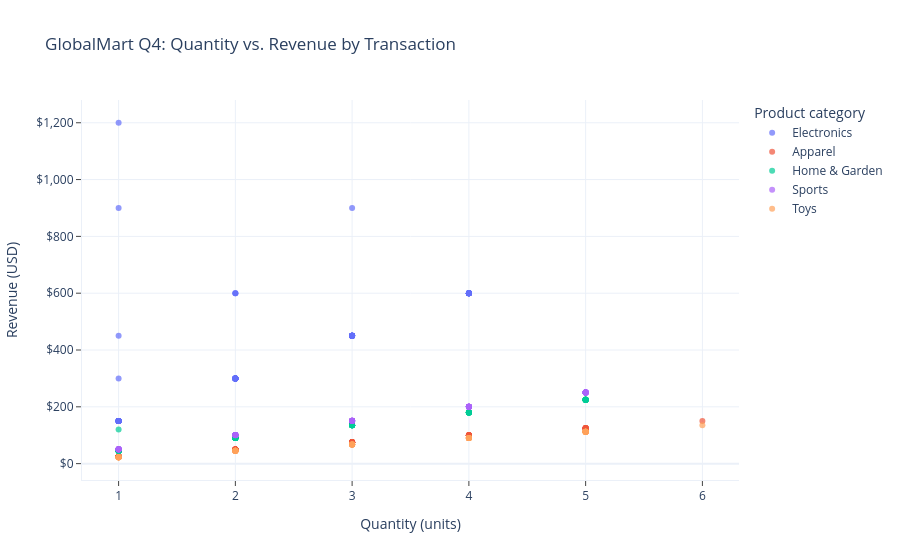

Write notebook code for a chart like this one.
### Markdown cell above
### 5b. Interactive scatter plot: Quantity vs. Revenue
**Logic:** Use Plotly Express to plot each cleaned transaction as a point, with `Quantity` on the X-axis and `Revenue` on the Y-axis. Hover tooltips display the `Product_Category` (plus the `Region` and the exact values), and points are colored by product category so executives can click the legend to isolate a category, and zoom or pan to explore. The chart gets a descriptive title, labeled axes, whole-number Quantity ticks and a clean white template. It is then exported to `../output/dashboard.html`, a self-contained file that works in any browser without Python.

**Expected output:** an interactive scatter of 387 points that sit in vertical strips at Quantity 1 to 6, with Electronics spreading highest on Revenue; the cell also prints a confirmation that `dashboard.html` was written.

### Code cell
from pathlib import Path
Path('../output').mkdir(exist_ok=True)

fig = px.scatter(
    cleaned_sales,
    x='Quantity',
    y='Revenue',
    color='Product_Category',
    hover_data={'Product_Category': True, 'Region': True,
                'Quantity': True, 'Revenue': ':$,.2f'},
    title='GlobalMart Q4: Quantity vs. Revenue by Transaction',
    labels={'Quantity': 'Quantity (units)', 'Revenue': 'Revenue (USD)',
            'Product_Category': 'Product category'},
    opacity=0.7,
    template='plotly_white'
)

fig.update_xaxes(dtick=1, showline=True, ticks='outside')
fig.update_yaxes(tickprefix='$', tickformat=',', showline=True, ticks='outside')

# Show the interactive plot inline
fig.show()

# Export the interactive scatter plot for stakeholder distribution
fig.write_html('../output/dashboard.html')
print('Exported ../output/dashboard.html')

### Figure 1 — Plotly figure (JSON) as saved in the notebook; plotly's stock layout.template omitted (floating-point values rounded to 4 significant figures; data arrays with more than 128 entries replaced by an {"elided": "..."} marker saying what was removed)
{"data": [{"customdata": {"elided": "79x2 str values"}, "hovertemplate": "Product category=%{customdata[0]}<br>Quantity (units)=%{x}<br>Revenue (USD)=%{y:$,.2f}<br>Region=%{customdata[1]}<extra></extra>", "legendgroup": "Electronics", "marker": {"color": "#636efa", "opacity": 0.7, "symbol": "circle"}, "mode": "markers", "name": "Electronics", "orientation": "v", "showlegend": true, "type": "scatter", "x": [2, 1, 1, 2, 1, 3, 1, 2, 1, 3, 2, 1, 4, 2, 3, 2, 4, 2, 3, 1, 3, 2, 4, 1, 3, 2, 1, 4, 3, 2, 1, 3, 4, 1, 2, 3, 1, 4, 3, 2, 4, 1, 4, 2, 3, 1, 4, 2, 4, 1, 3, 2, 4, 1, 3, 2, 4, 1, 3, 2, 4, 1, 3, 2, 4, 1, 3, 2, 4, 1, 3, 2, 4, 1, 3, 2, 4, 1, 3], "xaxis": "x", "y": [600.0, 900.0, 1200.0, 600.0, 450.0, 900.0, 300.0, 600.0, 150.0, 450.0, 300.0, 150.0, 600.0, 300.0, 450.0, 300.0, 600.0, 300.0, 450.0, 150.0, 450.0, 300.0, 600.0, 150.0, 450.0, 300.0, 150.0, 600.0, 450.0, 300.0, 150.0, 450.0, 600.0, 150.0, 300.0, 450.0, 150.0, 600.0, 450.0, 300.0, 600.0, 150.0, 600.0, 300.0, 450.0, 150.0, 600.0, 300.0, 600.0, 150.0, 450.0, 300.0, 600.0, 150.0, 450.0, 300.0, 600.0, 150.0, 450.0, 300.0, 600.0, 150.0, 450.0, 300.0, 600.0, 150.0, 450.0, 300.0, 600.0, 150.0, 450.0, 300.0, 600.0, 150.0, 450.0, 300.0, 600.0, 150.0, 450.0], "yaxis": "y"}, {"customdata": {"elided": "80x2 str values"}, "hovertemplate": "Product category=%{customdata[0]}<br>Quantity (units)=%{x}<br>Revenue (USD)=%{y:$,.2f}<br>Region=%{customdata[1]}<extra></extra>", "legendgroup": "Apparel", "marker": {"color": "#EF553B", "opacity": 0.7, "symbol": "circle"}, "mode": "markers", "name": "Apparel", "orientation": "v", "showlegend": true, "type": "scatter", "x": [5, 2, 3, 1, 6, 4, 2, 1, 3, 5, 1, 4, 2, 3, 1, 4, 5, 1, 3, 2, 4, 5, 1, 2, 3, 5, 1, 2, 5, 3, 4, 2, 1, 5, 3, 4, 1, 2, 5, 1, 3, 2, 5, 1, 4, 3, 1, 2, 3, 4, 1, 2, 1, 3, 4, 2, 1, 5, 2, 4, 1, 3, 2, 1, 3, 5, 2, 1, 3, 2, 1, 5, 3, 4, 1, 2, 1, 5, 2, 3], "xaxis": "x", "y": [125.0, 50.0, 75.0, 25.0, 150.0, 100.0, 50.0, 25.0, 75.0, 125.0, 25.0, 100.0, 50.0, 75.0, 25.0, 100.0, 125.0, 25.0, 75.0, 50.0, 100.0, 125.0, 25.0, 50.0, 75.0, 125.0, 25.0, 50.0, 125.0, 75.0, 100.0, 50.0, 25.0, 125.0, 75.0, 100.0, 25.0, 50.0, 125.0, 25.0, 75.0, 50.0, 125.0, 25.0, 100.0, 75.0, 25.0, 50.0, 75.0, 100.0, 25.0, 50.0, 25.0, 75.0, 100.0, 50.0, 25.0, 125.0, 50.0, 100.0, 25.0, 75.0, 50.0, 25.0, 75.0, 125.0, 50.0, 25.0, 75.0, 50.0, 25.0, 125.0, 75.0, 100.0, 25.0, 50.0, 25.0, 125.0, 50.0, 75.0], "yaxis": "y"}, {"customdata": {"elided": "79x2 str values"}, "hovertemplate": "Product category=%{customdata[0]}<br>Quantity (units)=%{x}<br>Revenue (USD)=%{y:$,.2f}<br>Region=%{customdata[1]}<extra></extra>", "legendgroup": "Home & Garden", "marker": {"color": "#00cc96", "opacity": 0.7, "symbol": "circle"}, "mode": "markers", "name": "Home & Garden", "orientation": "v", "showlegend": true, "type": "scatter", "x": [1, 1, 3, 4, 2, 1, 5, 4, 2, 1, 3, 1, 4, 2, 5, 3, 1, 2, 5, 4, 1, 3, 2, 1, 4, 2, 1, 3, 5, 2, 4, 1, 2, 5, 1, 4, 2, 1, 5, 2, 3, 5, 1, 3, 2, 5, 4, 1, 5, 2, 3, 4, 5, 2, 1, 5, 3, 4, 2, 5, 3, 1, 4, 5, 2, 3, 4, 1, 5, 3, 2, 4, 1, 5, 3, 4, 2, 1, 5], "xaxis": "x", "y": [45.0, 120.0, 135.0, 180.0, 90.0, 45.0, 225.0, 180.0, 90.0, 45.0, 135.0, 45.0, 180.0, 90.0, 225.0, 135.0, 45.0, 90.0, 225.0, 180.0, 45.0, 135.0, 90.0, 45.0, 180.0, 90.0, 45.0, 135.0, 225.0, 90.0, 180.0, 45.0, 90.0, 225.0, 45.0, 180.0, 90.0, 45.0, 225.0, 90.0, 135.0, 225.0, 45.0, 135.0, 90.0, 225.0, 180.0, 45.0, 225.0, 90.0, 135.0, 180.0, 225.0, 90.0, 45.0, 225.0, 135.0, 180.0, 90.0, 225.0, 135.0, 45.0, 180.0, 225.0, 90.0, 135.0, 180.0, 45.0, 225.0, 135.0, 90.0, 180.0, 45.0, 225.0, 135.0, 180.0, 90.0, 45.0, 225.0], "yaxis": "y"}, {"customdata": {"elided": "80x2 str values"}, "hovertemplate": "Product category=%{customdata[0]}<br>Quantity (units)=%{x}<br>Revenue (USD)=%{y:$,.2f}<br>Region=%{customdata[1]}<extra></extra>", "legendgroup": "Sports", "marker": {"color": "#ab63fa", "opacity": 0.7, "symbol": "circle"}, "mode": "markers", "name": "Sports", "orientation": "v", "showlegend": true, "type": "scatter", "x": [3, 5, 2, 4, 1, 3, 2, 4, 2, 5, 1, 4, 2, 5, 3, 1, 4, 2, 3, 5, 4, 3, 1, 5, 2, 4, 3, 5, 4, 1, 3, 2, 5, 3, 4, 5, 3, 5, 4, 1, 3, 4, 2, 5, 1, 2, 5, 1, 3, 5, 4, 1, 3, 5, 1, 4, 3, 2, 5, 1, 3, 5, 4, 2, 1, 5, 4, 3, 2, 5, 4, 3, 1, 2, 5, 1, 3, 4, 5, 2], "xaxis": "x", "y": [150.8, 250.0, 100.5, 200.0, 50.25, 150.0, 100.5, 200.0, 100.0, 250.0, 50.25, 200.0, 100.5, 250.0, 150.8, 50.0, 200.0, 100.5, 150.0, 250.0, 200.0, 150.8, 50.25, 250.0, 100.5, 200.0, 150.0, 250.0, 200.0, 50.25, 150.8, 100.5, 250.0, 150.0, 200.0, 250.0, 150.8, 250.0, 200.0, 50.0, 150.8, 200.0, 100.0, 250.0, 50.25, 100.5, 250.0, 50.25, 150.0, 250.0, 200.0, 50.25, 150.8, 250.0, 50.25, 200.0, 150.0, 100.5, 250.0, 50.0, 150.8, 250.0, 200.0, 100.5, 50.25, 250.0, 200.0, 150.8, 100.5, 250.0, 200.0, 150.0, 50.25, 100.5, 250.0, 50.25, 150.8, 200.0, 250.0, 100.5], "yaxis": "y"}, {"customdata": {"elided": "69x2 str values"}, "hovertemplate": "Product category=%{customdata[0]}<br>Quantity (units)=%{x}<br>Revenue (USD)=%{y:$,.2f}<br>Region=%{customdata[1]}<extra></extra>", "legendgroup": "Toys", "marker": {"color": "#FFA15A", "opacity": 0.7, "symbol": "circle"}, "mode": "markers", "name": "Toys", "orientation": "v", "showlegend": true, "type": "scatter", "x": [4, 2, 6, 1, 3, 5, 4, 2, 3, 5, 1, 4, 2, 3, 1, 5, 4, 2, 1, 5, 3, 4, 1, 2, 5, 1, 3, 5, 4, 2, 5, 1, 3, 2, 4, 1, 2, 5, 3, 4, 1, 5, 4, 3, 5, 2, 1, 5, 2, 5, 3, 2, 1, 4, 2, 5, 3, 1, 2, 5, 4, 1, 5, 2, 4, 5, 3, 1, 4], "xaxis": "x", "y": [89.96, 44.98, 134.9, 22.49, 67.47, 112.5, 89.96, 44.98, 67.47, 112.5, 22.49, 89.96, 44.98, 67.47, 22.49, 112.5, 89.96, 44.98, 22.49, 112.5, 67.47, 89.96, 22.49, 44.98, 112.5, 22.49, 67.47, 112.5, 89.96, 44.98, 112.5, 22.49, 67.47, 44.98, 89.96, 22.49, 44.98, 112.5, 67.47, 89.96, 22.49, 112.5, 89.96, 67.47, 112.5, 44.98, 22.49, 112.5, 44.98, 112.5, 67.47, 44.98, 22.49, 89.96, 44.98, 112.5, 67.47, 22.49, 44.98, 112.5, 89.96, 22.49, 112.5, 44.98, 89.96, 112.5, 67.47, 22.49, 89.96], "yaxis": "y"}], "layout": {"legend": {"title": {"text": "Product category"}, "tracegroupgap": 0}, "title": {"text": "GlobalMart Q4: Quantity vs. Revenue by Transaction"}, "xaxis": {"anchor": "y", "domain": [0.0, 1.0], "dtick": 1, "showline": true, "ticks": "outside", "title": {"text": "Quantity (units)"}}, "yaxis": {"anchor": "x", "domain": [0.0, 1.0], "showline": true, "tickformat": ",", "tickprefix": "$", "ticks": "outside", "title": {"text": "Revenue (USD)"}}}}
